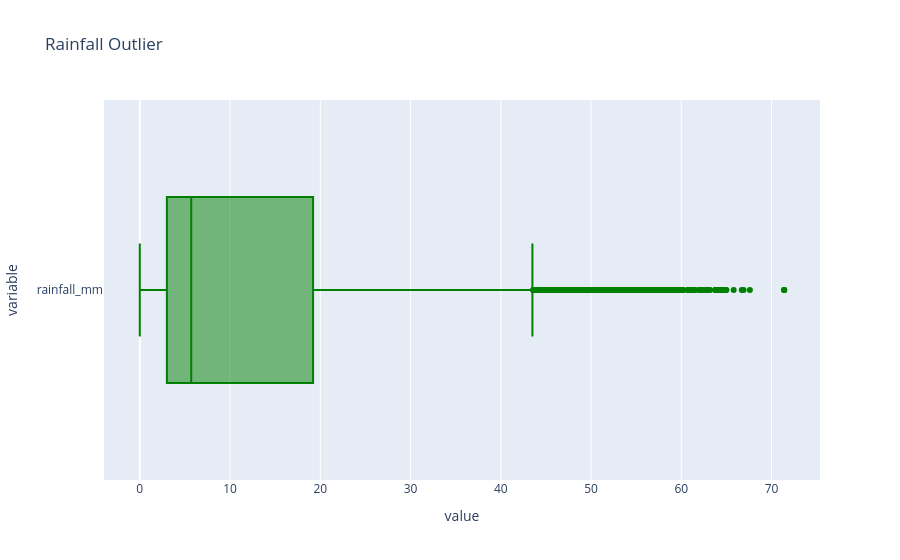

Notebook code for this chart:
### Code cell
px.box(df['rainfall_mm'],
       color_discrete_sequence=['Green'],
       orientation="h",
       title="Rainfall Outlier")

### Figure 1 — Plotly figure (JSON) as saved in the notebook; plotly's stock layout.template omitted (floating-point values rounded to 4 significant figures; data arrays with more than 128 entries replaced by an {"elided": "..."} marker saying what was removed)
{"data": [{"alignmentgroup": "True", "hovertemplate": "value=%{x}<br>variable=%{y}<extra></extra>", "legendgroup": "", "marker": {"color": "Green"}, "name": "", "notched": false, "offsetgroup": "", "orientation": "h", "showlegend": false, "type": "box", "x": {"elided": "7000 float values"}, "x0": " ", "xaxis": "x", "y": {"elided": "7000 str values"}, "y0": " ", "yaxis": "y"}], "layout": {"boxmode": "group", "legend": {"tracegroupgap": 0}, "title": {"text": "Rainfall Outlier"}, "xaxis": {"anchor": "y", "domain": [0, 1], "title": {"text": "value"}}, "yaxis": {"anchor": "x", "domain": [0, 1], "title": {"text": "variable"}}}}
